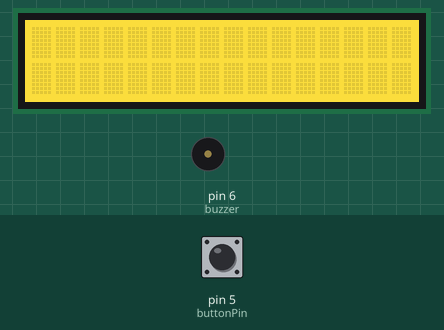
Bench run of a sketch on a simulated Arduino Uno, built with avr-gcc and run on an emulated ATmega328P. Parts: 16×2 character LCD, buzzer (waves = sounding). Inputs (shaded band) come from the test bench; at power-on: pin 5 (buttonPin) HIGH.

Above: at 1.2 s.
1.3 s: pin 5 (buttonPin) pulled LOW for 0.15 s
At 2.6 s:
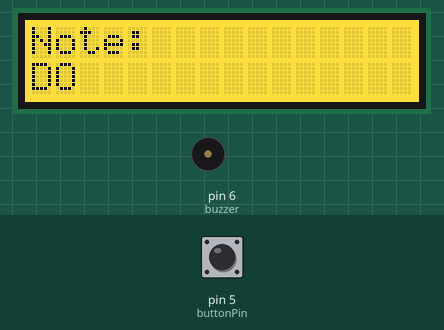
4.3 s: pin 5 (buttonPin) pulled LOW for 1 s
At 5.5 s:
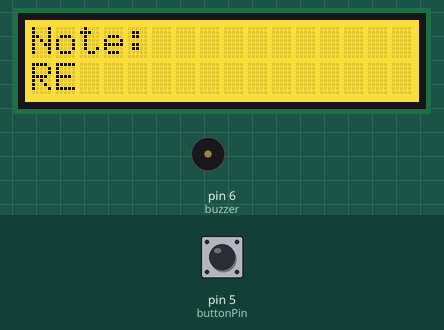
7.3 s: pin 5 (buttonPin) pulled LOW for 0.15 s
At 8.6 s:
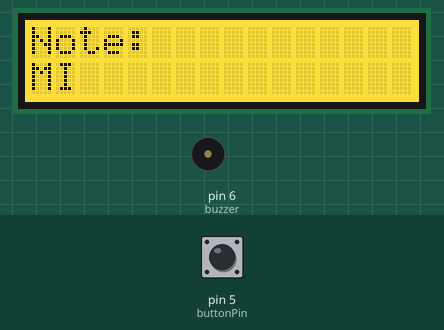
10.3 s: pin 5 (buttonPin) pulled LOW for 3.2 s
At 11.2 s:
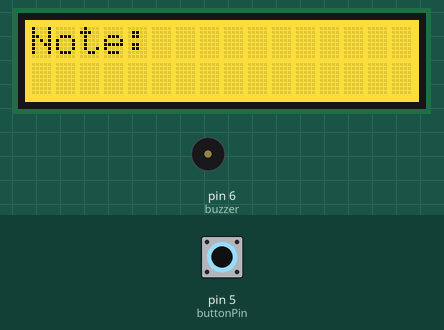
Timing chart, 0 to 13.3 s (numbered marks = the images above; inputs shaded):
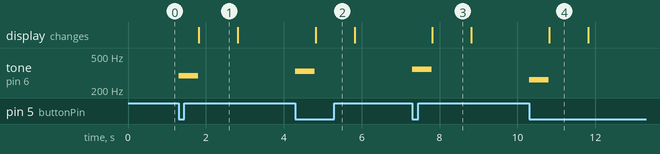

Measured:
- after the input at 1.3 s, tone on pin 6 (buzzer): silent → 294 Hz at once, → silent 0.50 s later; the display: changes after 0.51 s (image 1)
- after the input at 4.3 s, tone on pin 6 (buzzer): silent → 330 Hz at once, → silent 0.50 s later; the display: changes after 0.51 s (image 2)
- after the input at 7.3 s, tone on pin 6 (buzzer): silent → 349 Hz at once, → silent 0.50 s later; the display: changes after 0.51 s (image 3)
- after the input at 10.3 s, tone on pin 6 (buzzer): silent → 262 Hz at once, → silent 0.50 s later; the display: changes after 0.51 s (image 4)
- what the display in image 1 shows lasts 1.0 s, from 1.8 s to 2.8 s

The sketch:

piano.ino
```cpp
#include "rgb_lcd.h"
#include <Wire.h>

rgb_lcd lcd;
int buttonPin = 5;
int buzzer = 6;
int buttonState = 0;
int lastButtonState = 0;
int note = 0;

const char* noteNames[] = {"DO", "RE", "MI", "FA"};

void setup()
{
 lcd.begin(16, 2); // Initialize the LCD with 16 columns and 2 rows
 lcd.setRGB(255,215,0);  // Set the LCD backlight color (green)
 pinMode(buzzer, OUTPUT);
 pinMode(buttonPin, INPUT_PULLUP);
}

void loop()
{
  buttonState = digitalRead(buttonPin);

  if (buttonState != lastButtonState) {
    if (buttonState == LOW) {
      // Bouton enfoncé
      note++;
      if (note >= 4) {
        note = 0;
      }
      playNote(note);
      displayNoteName(note-1);
    }
    lastButtonState = buttonState;
  }
}
void playNote(int note) {
  int frequencies[] = {262, 294, 330, 349}; // Fréquences des notes (Do, Ré, Mi, Fa)

  tone(buzzer, frequencies[note]);  // Jouer la note sur le buzzer
  delay(500);  // Jouer la note pendant 0.5 seconde
  noTone(buzzer);  // Arrêter le son
}
void displayNoteName(int note) {
  lcd.setCursor(0, 0);
  lcd.print("Note:       ");
  lcd.setCursor(0, 1);
  lcd.print(noteNames[note]);
  delay(1000);  // Display the note name for 2 seconds
  lcd.clear();
}
```
